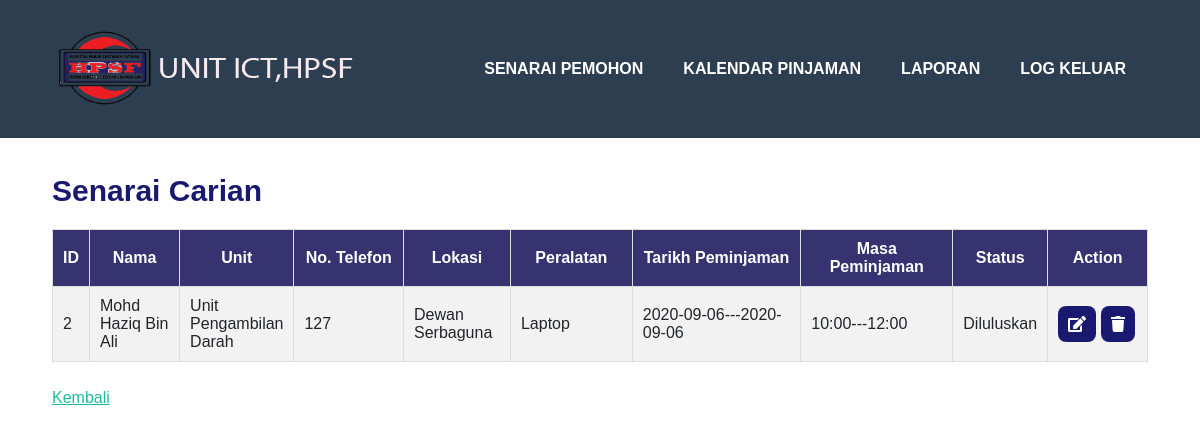
/verifyCheck.php?valueToSearch=Mohd Haziq Bin Ali, run on the app's committed database.
### tables this page shows
CREATE TABLE `booking` (
  `b_id` int(255) NOT NULL,
  `username` varchar(50) NOT NULL,
  `name` varchar(100) NOT NULL,
  `jawatan` varchar(100) NOT NULL,
  `jabatan` varchar(100) NOT NULL,
  `unit` varchar(100) NOT NULL,
  `telefon` varchar(100) NOT NULL,
  `majlis` varchar(100) NOT NULL,
  `lokasi` varchar(100) NOT NULL,
  `lainLokasi` varchar(255) NOT NULL,
  `peralatan` varchar(100) NOT NULL,
  `start_day` date NOT NULL,
  `end_day` date NOT NULL,
  `start_time` text NOT NULL,
  `end_time` text NOT NULL,
  `cancel` varchar(12) NOT NULL
);

### verifyCheck.php (the view, shortened to what this page needs)
<html lang="en">
    <head>
		<link href="jquery-ui.css" rel="stylesheet">
        <link href="css/styles.css" rel="stylesheet" />
	</head>
	 <body id="page-top">
        <nav class="navbar navbar-expand-lg bg-secondary text-uppercase fixed-top" id="mainNav">
        <nav class="navbar navbar-expand-lg bg-secondary text-uppercase fixed-top" id="mainNav">
            <div class="container">
                <a class="navbar-brand js-scroll-trigger" href="#page-top"><img src="LOGO4.png" style="width:300px;height:80px;"></a>
                <div class="collapse navbar-collapse" id="navbarResponsive">
                    <ul class="navbar-nav ml-auto">
                        <li class="nav-item mx-0 mx-lg-1"><a class="nav-link py-3 px-0 px-lg-3 rounded js-scroll-trigger" href="verify2.php">Senarai Pemohon</a></li>
						<li class="nav-item mx-0 mx-lg-1"><a class="nav-link py-3 px-0 px-lg-3 rounded js-scroll-trigger" href="bookCalendar.php">Kalendar Pinjaman</a></li>
						<div class="dropdown">
							<li class="nav-item mx-0 mx-lg-1"><a class="nav-link py-3 px-0 px-lg-3 rounded js-scroll-trigger" href="#">Laporan</a></li>
							</div>
                        <li class="nav-item mx-0 mx-lg-1"><a class="nav-link py-3 px-0 px-lg-3 rounded js-scroll-trigger" href="logout.php">Log Keluar</a></li>
                    </ul>
                </div>
            </div>
        </nav>
        </nav><br><br>
	        <section class="page-section" id="contact">
                <div class="row">
                    <div class="col-lg-11 mx-auto">
                       <form name = "myForm" action="verifyCheck.php" method="post" onsubmit = "return(validate());">
				         <br><p><b>Senarai Carian</b>
			             </p>
                </form>
							<?php
						include "db_connect.php";
						$valueToSearch = $_REQUEST['valueToSearch'];
						$sqli= "SELECT * FROM booking WHERE name LIKE '%".$valueToSearch. "%' OR unit LIKE '%".$valueToSearch. "%'";
						$qid = mysqli_query($connect, $sqli);
							if($qid)
						{ ?>
						<table border = 1>
						  <tr>
							  <th>ID</th>
							<th width="9%" align="center">Nama</th>
							<th width="7%" align="center">Unit</th>
							<th width="11%">No. Telefon</th>
							<th width="10%">Lokasi</th>
							<th width="12%">Peralatan</th>
							<th width="17%">Tarikh Peminjaman</th>
							<th width="15%">Masa Peminjaman</th>
							<th width="8%">Status</th>
							<th width="10%">Action</th>
						  </tr>
							<?php
							foreach ($qid as $row){
							echo "<tr>";
							echo "<td>". $row ["b_id"]. "</td>";
							echo "<td>" .$row["name"]. "</td>";
							echo "<td>" .$row["unit"]. "</td>";
							echo "<td>" .$row["telefon"]. "</td>";
							echo "<td>" .$row["lokasi"]. $row['lainLokasi']. "</td>";
							echo "<td>" .$row["peralatan"]. "</td>";
							echo "<td>" .$row["start_day"]."---". $row["end_day"]."</td>";
							echo "<td>" .$row["start_time"]."---". $row["end_time"]."</td>";
							echo "<td>"; if($row["cancel"] == '0')
							{
								echo "Dalam Proses";
							}
								if ($row["cancel"] == '1')
								{
									echo "Diluluskan";
								}
							?>
							<td><a  href="updateData.php?id=<?php print($row['b_id']);?>"><button title="Edit" class="btn"><i class="fa fa-edit"></i></button></a>
							<a href="deleteData.php?id=<?php print($row['b_id']);?>" onclick="return confirm('Anda pasti untuk padam data?')"><button title= "Delete" class="btn"><i class="fa fa-trash"></i></button></a></td>
							<?php
							echo "</tr>";
							}
							}?>
							</table>
						<br><a href="verify2.php" title="Kembali"><u>Kembali</u></a>
		 </section>
		</body>
	</html>

### verifyCheck.php (style rules this page uses)
th { background-color:#373270; color: white; text-align: center; }
table, td, th { border: 1px solid #ddd; }
table { border-collapse: collapse; width: 100%; }
tr:nth-child(even) { background-color: #f2f2f2 }
th, td { padding: 10px; }
p { text-align: left; font-size: 30px; color: midnightblue; font-family: "Arial"; }
html * { font-family: Arial !important; }
.dropdown { position:inherit; display: table-row-group; }
.btn { background-color: midnightblue; border: none; color: white; padding: 10px 10px; font-size: 16px; cursor: pointer; }

### data on the page
booking: b_id "2", name "Mohd Haziq Bin Ali", unit "Unit Pengambilan Darah", telefon "127", lokasi "Dewan Serbaguna", peralatan "Laptop", start_day "2020-09-06", end_day "2020-09-06", start_time "10:00", end_time "12:00", cancel "Diluluskan"
